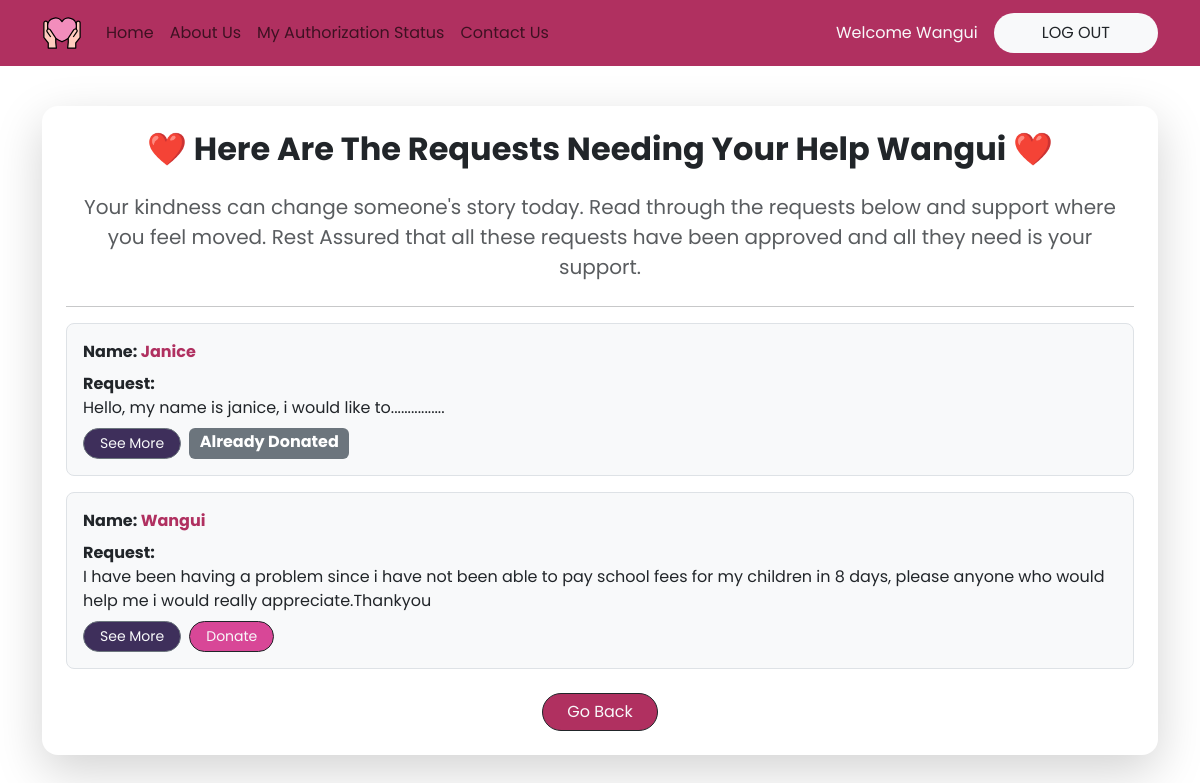
Page /Donor/viewRequests (signed in) on the committed database.
### beneficiary/models.py (models this page shows, shortened)
class Appeal(models.Model):
    STATUS_CHOICES = [
        ('pending', 'Pending'),
        ('donated', 'Donated'),
        ('authorized', 'Authorized'),
    ]
    user = models.ForeignKey(User, on_delete=models.CASCADE)
    idNumber = models.IntegerField()
    PhoneNumber = models.IntegerField()
    request = models.CharField(max_length=1000)
    status = models.CharField(max_length=20, choices=STATUS_CHOICES, default='pending')
    created_at = models.DateField(auto_now_add=True)
    updated_at = models.DateField(auto_now=True)
    is_authorized = models.BooleanField(default=False)

### Donor/views.py (the view)
# urls.py: path('viewRequests' , views.viewRequests , name = 'DonorviewRequests'),
def viewRequests(request):
    appeals = Appeal.objects.filter(user__profile__role='beneficiary', is_authorized=True )
    context = {'appeals': appeals}
    return render (request, 'Donor/requests.html' , context)

### Donor/templates/Donor/requests.html
{% extends 'Donor/main.html' %}
{% block content %}
<div class="container my-4 pt-3">
    <div class="card shadow-lg border-0 rounded-4">
        <div class="card-body p-4">
            <h2 class="fw-bold text-center mb-4">
            ❤️ Here Are The Requests Needing Your Help {{ user.username }} ❤️
            </h2>
            <p class="text-center text-muted mb-4 fs-5">
                Your kindness can change someone's story today.
                Read through the requests below and support where you feel moved.
                Rest Assured that all these requests have been approved and all they need is your support.
            </p>
            <hr>
            {% for appeal in appeals %}
                <div class="p-3 mb-3 border rounded-3 bg-light">
                    <div class="fw-bold  ">Name:
                        <span class="textpink ">{{ appeal.user.username }}</span>
                    </div>
                    <div class="mt-2 fw-bold">Request:</div>
                    <p class="mb-2">{{ appeal.request }}</p>
                    <div class="d-flex gap-2">
                        <a href="{% url 'DonorviewOneRequest' appeal.id %}"
                           class="btn bgpurple btn-outline-secondary text-light btn-sm rounded-pill px-3">
                            See More
                        </a>
                        {% if appeal.status != 'donated' %}
                            <a href="{% url 'mpesaPayement' appeal.pk %}"
                               class="btn bgplum  text-light btn-outline-dark btn-sm rounded-pill px-3">
                                Donate
                            </a>
                        {% else %}
                            <span class="badge bg-secondary fs-6 ">Already Donated</span>
                        {% endif %}
                    </div>
                </div>
            {% empty %}
                 <h2 class="fw-bold text-center mb-4">
                ❤️ Hello, {{ user.username }}
                 </h2>
                <p class="text-center text-muted fs-5">There are no requests available at the moment. Please Keep checking for any updates. Thankyou </p>
            {% endfor %}
            <div class="text-center mt-4">
                <a href="{% url 'DonoruserHome' %}" class="btn bgpink text-light btn-outline-dark px-4 rounded-pill">
                    Go Back
                </a>
            </div>
        </div>
    </div>
</div>
{% endblock %}

### Donor/templates/Donor/navbar.html (shortened to what this page needs)
{% load static %}
<nav class="navbar navbar-expand-lg bgpink py-2">
  <div class="container">
     {% if user.profile.is_authorized %}
      <a class="navbar-brand" href="{% url 'DonoruserHome' %}">
        <img src="{% static 'logo.svg' %}" alt="Logo" width="40">
      </a>
    {% else %}
      <a class="navbar-brand" href="{% url 'Donorhome' %}">
        <img src="{% static 'logo.svg' %}" alt="Logo" width="40">
      </a>
    {% endif %}
    <div class="collapse navbar-collapse" id="donorNav">
      <ul class="navbar-nav me-auto align-items-lg-center">
         {% if user.profile.is_authorized %}
          <li class="nav-item">
            <a class="nav-link" href="{% url 'DonoruserHome' %}">Home</a>
          </li>
          <li class="nav-item">
            <a class="nav-link" href="{% url 'DonorviewRequests' %}">Requests</a>
          </li>
          <li class="nav-item">
            <a class="nav-link" href="{% url 'donorDonationHistory' %}">My Donations</a>
          </li>
        {% else %}
          <li class="nav-item">
            <a class="nav-link" href="{% url 'Donorhome' %}">Home</a>
          </li>
        {% endif %}
        <li class="nav-item">
          <a class="nav-link" href="{% url 'donoraboutUs' %}">About Us</a>
        </li>
        {% if request.user.is_authenticated %}
         {% if not user.profile.is_authorized %}
         <li class="nav-item">
          <a class="nav-link" href="{% url 'donorPendingApproval' %}">My Authorization Status</a>
        </li>
         {% endif%}
         {% endif%}
        {% if request.user.is_authenticated %}
          <li class="nav-item">
            <a class="nav-link" href="{% url 'DonorcontactUs' %}">Contact Us</a>
          </li>
        {% endif %}
      </ul>
      <ul class="navbar-nav ms-lg-auto align-items-lg-center gap-2 mt-3 mt-lg-0">
        {% if request.user.is_authenticated %}
          <li class="nav-item">
            <span class="nav-link text-light">Welcome {{ user.username }}</span>
          </li>
          <li class="nav-item">
            <a class="nav-link bg-light rounded-2 text-dark btn btn-light btn-lg rounded-pill px-5"
               href="{% url 'Donorlogout' %}">
              LOG OUT
            </a>
          </li>
        {% endif %}
      </ul>
    </div>
  </div>
</nav>

### rows in the picture
Appeal: user.username "Janice", request "Hello, my name is janice, i would like to................", status "Already Donated"
Appeal: user.username "Wangui", request "I have been having a problem since i have not been able to pay school fees for my children in 8 days, please anyone who would help me i would really appreciate.Thankyou", status "Donate"

### other values in the picture
{{ user.username }} "Wangui"
